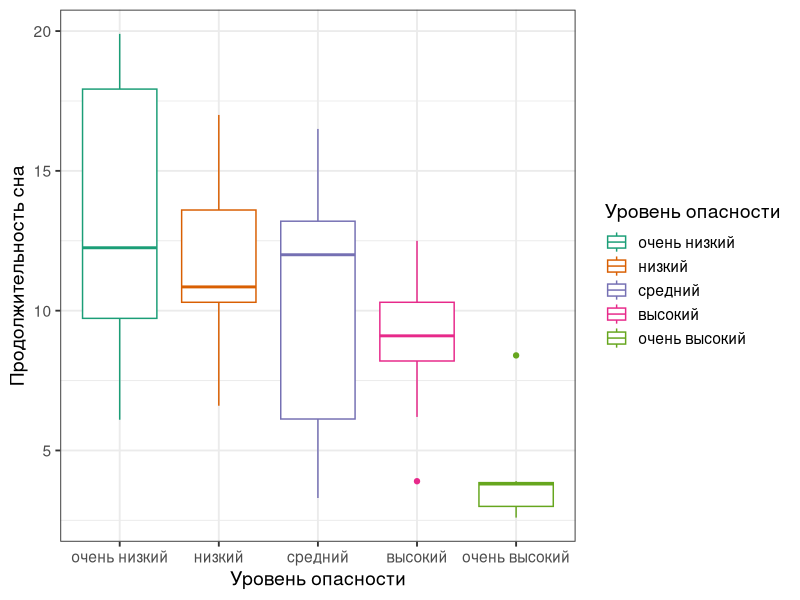

Generate this figure with R: (Note: this script raises an error after producing the figure.)
## ---- chunk 1
#-- RUN THE FRAGMENT BETWEEN LINES BEFORE COMPILING MARKDOWN
# to configure markdown parsing
options(markdown.extensions = c("no_intra_emphasis", "tables", "fenced_code", "autolink", "strikethrough", "lax_spacing", "space_headers", "latex_math"))
#------
# output options
options(width = 70, scipen = 6, digits = 3)

# to render cyrillics in plots use cairo pdf
options(device = function(file, width = 7, height = 7, ...) {
  cairo_pdf(tempfile(), width = width, height = height, ...)
  })
library(knitr)
# chunk default options
opts_chunk$set(fig.align='center', tidy = TRUE, fig.width = 7, fig.height = 3)
## ---- chunk 2
library(readxl)
sleep <- read_excel("sleep.xlsx", sheet = 1)
head(sleep, 2)
# Сделаем sleep$Danger фактором
sleep$Danger <- factor(sleep$Danger, levels = 1:5, labels = c("очень низкий", "низкий", "средний", "высокий", "очень высокий"))
## ---- chunk 3
library(ggplot2) 
theme_set(theme_bw(base_size = 14) + theme(legend.key = element_blank()))

gg_sleep <- ggplot(data = sleep, aes(x = Danger, y = TotalSleep, colour = Danger)) + 
  labs(x = "Уровень опасности", y = "Продолжительность сна") + 
  scale_colour_brewer("Уровень опасности", palette = "Dark2")
gg_sleep + geom_boxplot()
## ---- chunk 4
sleep[, c("Danger", "TotalSleep")]
## ---- chunk 5
# # Общая изменчивость (отклонения от общего среднего)
gg_sleep_total <- gg_sleep + 
  geom_jitter(position = position_jitter(width = 0.3)) +
  geom_hline(yintercept = mean(sleep$TotalSleep, na.rm = TRUE), linetype = "dashed") + 
  annotate("text", label = "Общее\nсреднее", 
           x = 0,  y = mean(sleep$TotalSleep, na.rm = TRUE), hjust = -0.1, size = 4) + 
    ylim(0, 22) +
  ggtitle("Общая изменчивость\n(отклонения от общего среднего)") +
  annotate("text", label = "SS[t] == sum((bar(y) - y[i]))^2", parse = TRUE, x = 0,  y = 0.25, hjust = -0.1, size = 6) + theme(legend.position = "none", axis.text.x = element_text(angle = 30, vjust = .8, hjust = .8))

library(plyr)
# Межгрупповая изменчивость (связанная с фактором)
gg_sleep_factor <- gg_sleep + 
  geom_hline(yintercept = mean(sleep$TotalSleep, na.rm = TRUE), linetype = "dashed") + 
  geom_errorbar(stat = "hline", size = 1, yintercept = function(TotalSleep) mean(TotalSleep, na.rm = TRUE), 
                width = .8, aes(ymax = ..y.., ymin = ..y..)) + 
    ylim(0, 22) +
  ggtitle("Факторная изменчивость\n(межгрупповая)")+
    annotate("text", label = "SS[x] == sum((bar(y) - hat(y)[i]))^2", parse = TRUE, x = 0,  y = 0.25, hjust = -0.1, size = 6) + theme(legend.position = "none", axis.text.x = element_text(angle = 30, vjust = .8, hjust = .8))

# Внутригрупповая изменчивость (случайная)
gg_sleep_error <- gg_sleep + 
  geom_jitter(position = position_jitter(width = 0.3)) +
  geom_errorbar(stat = "hline",  size = 1, yintercept = function(TotalSleep) mean(TotalSleep, na.rm = TRUE), 
                width = .8, aes(ymax = ..y.., ymin = ..y..)) + 
  ylim(0, 22) +
  ggtitle("Случайная изменчивость\n(внутригрупповая)")+
    annotate("text", label = "SS[e] == sum(sum((y [i] - hat(y)[i])))^2", parse = TRUE, x = 0,  y = 0.25, hjust = -0.1, size = 6) + theme(legend.position = "none", axis.text.x = element_text(angle = 30, vjust = .8, hjust = .8))

library(gridExtra)
grid.arrange(gg_sleep_total, gg_sleep_factor, gg_sleep_error, ncol = 3, widths = c(0.38, 0.31, 0.31))
## ---- chunk 6
library(car)
mod <- lm(TotalSleep ~ Danger, data=sleep)
sleep_anova <- Anova(mod)
sleep_anova
## ---- chunk 7
result <- sleep_anova
dfs <- paste0(result$Df, collapse= ",")
fval <- round(result$'F value'[1], 2)
sign <- ifelse(result$'Pr(>F)'[1] <= 0.01, "$p < 0.01$", ifelse(result$'Pr(>F)'[1] <= 0.05, "$p < 0.05$", ""))
## ---- chunk 8
# Данные для анализа остатков
sleep_diag <- fortify(mod)
head(sleep_diag)
## ---- chunk 9
gg_res <- ggplot(sleep_diag, aes(x = .fitted, y = .stdresid)) + 
  geom_hline(yintercept = 0)
gg_1 <- gg_res + geom_point(aes(size = .cooksd))
gg_2 <- gg_res + geom_boxplot(aes(x = Danger))
library(gridExtra)
grid.arrange(gg_1, gg_2, ncol = 2)
## ---- chunk 10
ggplot(sleep_diag) + geom_point(stat = "qq", aes(sample = .stdresid)) + 
  geom_abline(yintercept = 0, slope = sd(sleep_diag$.stdresid))
## ---- chunk 11
set.seed(93)
## ---- chunk 12
qqPlot(mod)
## ---- chunk 13
library(multcomp)
sleep_pht <- glht(mod, linfct = mcp(Danger = "Tukey"))
## ---- chunk 14
summary(sleep_pht)
## ---- chunk 15
library(dplyr) # есть удобные функции для описания данных
sleep_summary <- sleep %>% # берем датафрейм sleep
  group_by(Danger) %>% # делим на группы по Danger
  # по каждой группе считаем разное
  summarise(
    .n = sum(!is.na(TotalSleep)),
    .mean = mean(TotalSleep, na.rm = TRUE),
    .sd = sd(TotalSleep, na.rm = TRUE),
    .upper_cl = .mean + 1.98*.sd,
    .lower_cl = .mean - 1.98*.sd)
sleep_summary
## ---- chunk 16
gg_means <- ggplot(sleep_summary, aes(x = Danger, y = .mean)) + 
  geom_bar(stat = "identity", fill = "turquoise3", colour = "black", width = 0.5) + 
  geom_errorbar(aes(ymin = .lower_cl, ymax = .upper_cl), width = 0.1) +
  labs(x = "Обработка", y = "Вес, г") +
  geom_text(aes(label = c("A", "A", "A", "AB", "B"), vjust = -0.3, hjust = 1.5), size = 6)
gg_means
## ---- chunk 17
upperlimit <- max(sleep_summary$.upper_cl + 1)
gg_means +
  scale_y_continuous(expand = c(0,0),
    limit = c(0, upperlimit))
